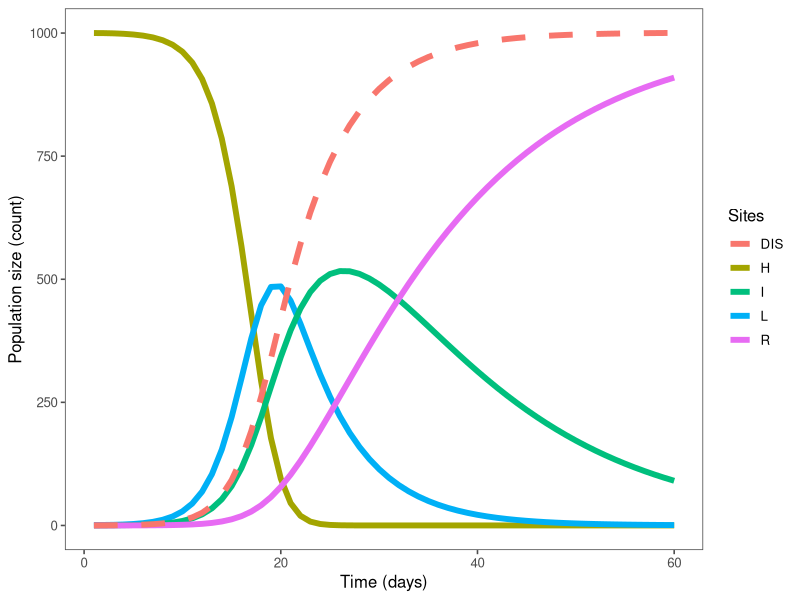

This figure's R source:
## ---- chunk 1
knitr::opts_chunk$set(echo=TRUE, warning=FALSE, message=FALSE)
## ---- chunk 2
library(tidyverse)
library(deSolve)
## ---- chunk 3
HLIR_fun <- function(t, y, par) {
  # Variables
  H <- y[1]
  L <- y[2]
  I <- y[3]
  R <- y[4]
  beta <- par$beta
  gama <- par$gama
  mu <- par$mu

  # Right hand side of the model
  dH <- -beta * H * I
  dL <- beta * H * I - gama * L
  dI <- gama * L - mu * I
  dR <- mu * I
  return(list(c(dH, dL, dI, dR)))
}
## ---- chunk 4
# Set up parameters

beta <- 0.002 # Per capita rate of infection of susceptible hosts
gama <- 1 / 6 #  Rate at which exposed (i.e., latently infected) hosts become infectious
delta <- 15 # infectious period
mu <- 1 / delta
InitCond <- c(1000, 1, 0, 0)
## ---- chunk 5
steps <- seq(1, 60, by = 1)
parms <- list(beta = beta, gama = gama, mu = mu)
HLIR <- ode(InitCond, steps, HLIR_fun, parms)
epidemics <- data.frame(time = HLIR[, 1], H = HLIR[, 2], L = HLIR[, 3], I = HLIR[, 4], R = HLIR[, 5])
## ---- chunk 6
library(ggthemes)
p1 <- epidemics %>%
  ggplot() +
  geom_line(aes(time, H, color = "H"), size = 2) +
  geom_line(aes(time, L, color = "L"), size = 2) +
  geom_line(aes(time, I, color = "I"), size = 2) +
  geom_line(aes(time, R, color = "R"), size = 2) +
  geom_line(aes(time, I+R, color = "DIS"), size =2, linetype = 2)+
  labs(y = "Population size (count)", x = "Time (days)", color = "Sites") +
  theme_few()
 p1
